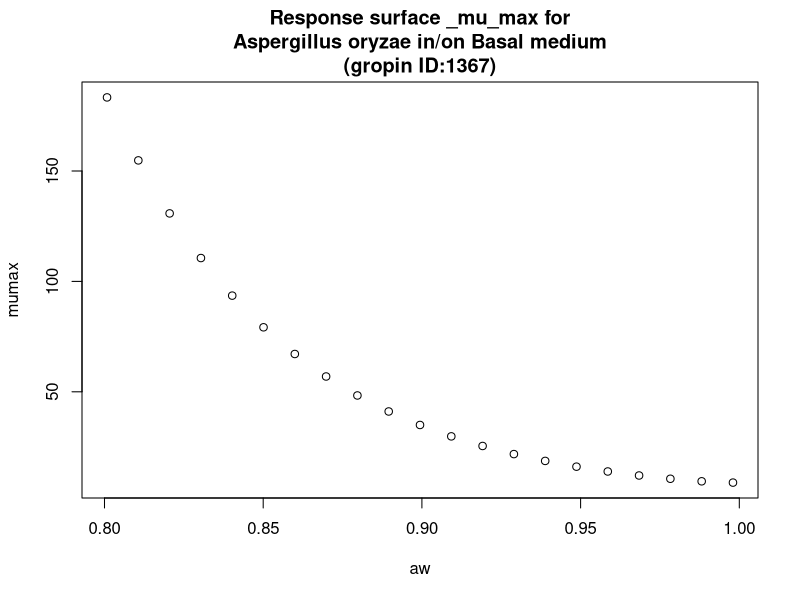

The R source for this figure:
#############################
# start of Parameter script
#############################
aw <- seq(0.8008,0.998001998001998,length.out=21)
#############################
# end of Parameter script
#############################
############################# 
# start of Model script Gropin ID 1367 
#############################
 
# constant coefficients for this model
 
variables <- data.frame(aw)
argumentsPar <- unique.data.frame(expand.grid(variables))
 
# heart of the model
response_surface <- function(aw) {
   mumax <-exp(2.233-1.990*sqrt(1-aw)+19.41*(sqrt(1-aw))^2)

	return(mumax=mumax)
} 

# output parameters
responseSurface <- cbind(argumentsPar,response_surface(argumentsPar['aw']))
colnames(responseSurface) <- c(colnames(argumentsPar),'mumax')
#############################
# End of Model script
#############################
############################# 
# start of Visualisation script Gropin ID 1367 
#############################
titleText <-'Response surface _mu_max for
Aspergillus oryzae in/on Basal medium
(gropin ID:1367)'
plot(aw,responseSurface$'mumax',xlab='aw',
                          ylab='mumax',main=titleText)
#############################
# End of Visualisation script
#############################
